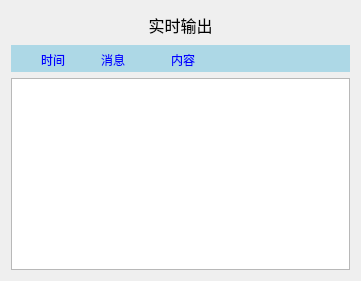
         <widget class="QWidget" name="layoutWidget">
          <property name="geometry">
           <rect>
            <x>1490</x>
            <y>40</y>
            <width>361</width>
            <height>281</height>
           </rect>
          </property>
          <layout class="QVBoxLayout" name="verticalLayout1">
           <item>
            <widget class="QLabel" name="label_24">
             <property name="sizePolicy">
              <sizepolicy hsizetype="Expanding" vsizetype="Preferred">
               <horstretch>0</horstretch>
               <verstretch>0</verstretch>
              </sizepolicy>
             </property>
             <property name="text">
              <string>&lt;html&gt;&lt;head/&gt;&lt;body&gt;&lt;p align=&quot;center&quot;&gt;&lt;span style=&quot; font-size:12pt;&quot;&gt;实时输出&lt;/span&gt;&lt;/p&gt;&lt;/body&gt;&lt;/html&gt;</string>
             </property>
            </widget>
           </item>
           <item>
            <widget class="QWidget" name="widget_4" native="true">
             <property name="sizePolicy">
              <sizepolicy hsizetype="Expanding" vsizetype="Preferred">
               <horstretch>0</horstretch>
               <verstretch>0</verstretch>
              </sizepolicy>
             </property>
             <property name="styleSheet">
              <string notr="true">QWidget {
    background-color: lightblue;
}
</string>
             </property>
             <widget class="QLabel" name="label_25">
              <property name="geometry">
               <rect>
                <x>30</x>
                <y>-5</y>
                <width>31</width>
                <height>41</height>
               </rect>
              </property>
              <property name="styleSheet">
               <string notr="true">QLable{color:blue;}</string>
              </property>
              <property name="text">
               <string>&lt;html&gt;&lt;head/&gt;&lt;body&gt;&lt;p&gt;&lt;span style=&quot; color:#0000ff;&quot;&gt;时间&lt;/span&gt;&lt;/p&gt;&lt;/body&gt;&lt;/html&gt;</string>
              </property>
             </widget>
             <widget class="QLabel" name="label_26">
              <property name="geometry">
               <rect>
                <x>160</x>
                <y>-10</y>
                <width>31</width>
                <height>51</height>
               </rect>
              </property>
              <property name="text">
               <string>&lt;html&gt;&lt;head/&gt;&lt;body&gt;&lt;p&gt;&lt;span style=&quot; color:#0000ff;&quot;&gt;内容&lt;/span&gt;&lt;/p&gt;&lt;/body&gt;&lt;/html&gt;</string>
              </property>
             </widget>
             <widget class="QLabel" name="label_27">
              <property name="geometry">
               <rect>
                <x>90</x>
                <y>-5</y>
                <width>31</width>
                <height>41</height>
               </rect>
              </property>
              <property name="text">
               <string>&lt;html&gt;&lt;head/&gt;&lt;body&gt;&lt;p&gt;&lt;span style=&quot; color:#0000ff;&quot;&gt;消息&lt;/span&gt;&lt;/p&gt;&lt;/body&gt;&lt;/html&gt;</string>
              </property>
             </widget>
            </widget>
           </item>
           <item>
            <widget class="QTableView" name="tableView">
             <property name="sizePolicy">
              <sizepolicy hsizetype="Expanding" vsizetype="Fixed">
               <horstretch>0</horstretch>
               <verstretch>0</verstretch>
              </sizepolicy>
             </property>
            </widget>
           </item>
          </layout>
         </widget>
